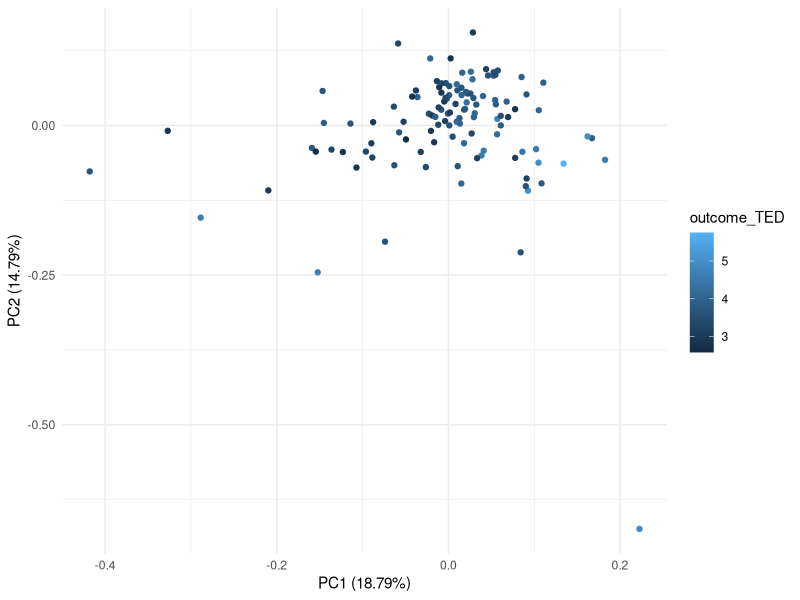
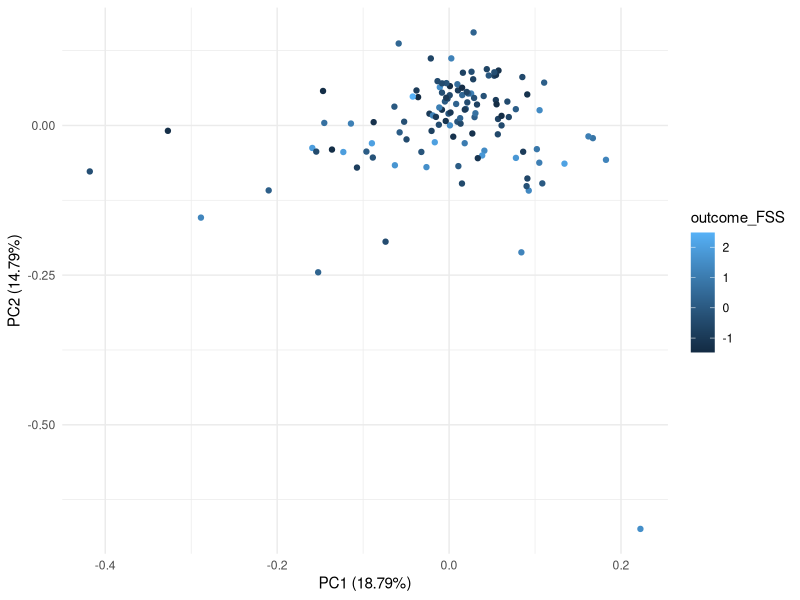
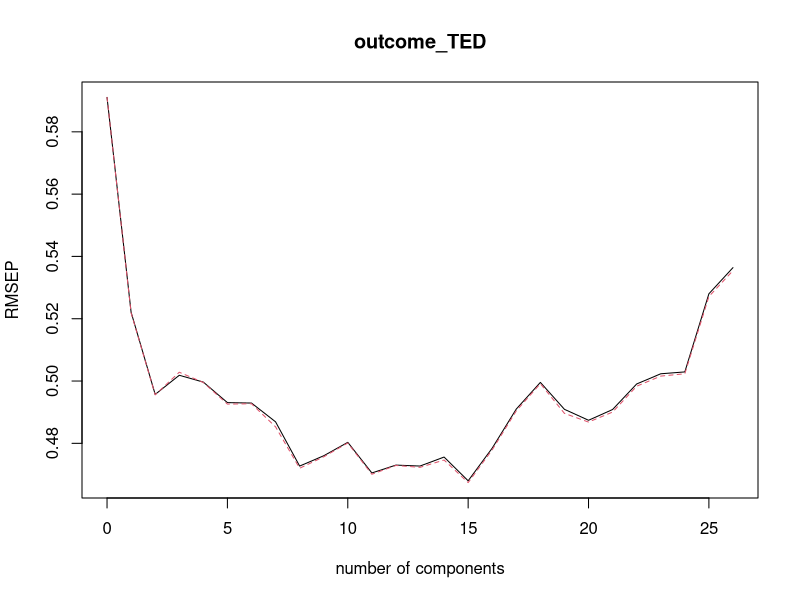
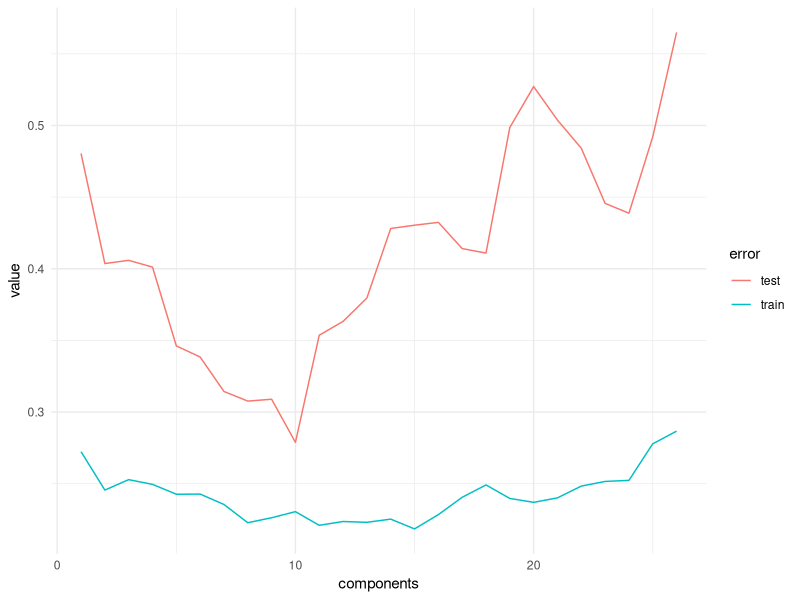
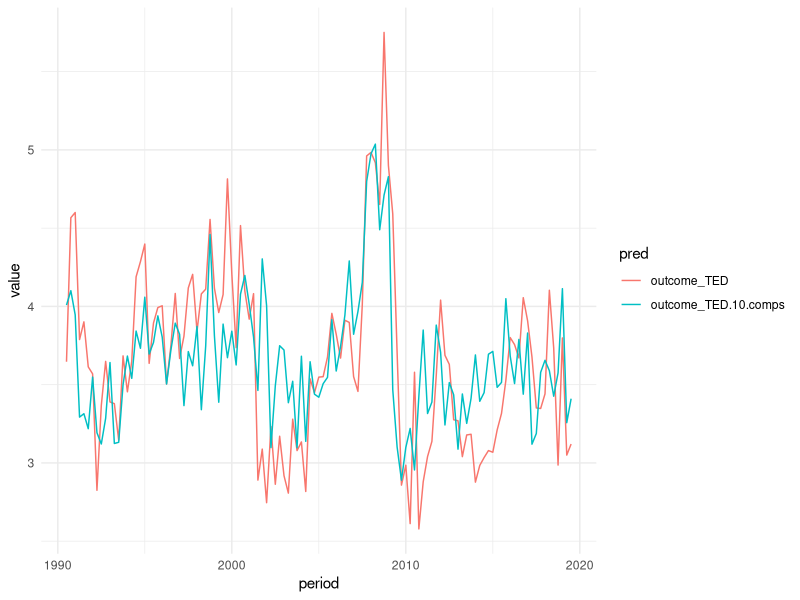

R code for these plots, in order:
library(tidyverse)
library(tseries)
library(forecast)
library(readxl)
library(ggfortify)
library(pls)
library(glmnet)
setwd("~/Dropbox/Documents/yale/senior/ECON_491_492/data/final datasets")

kiley = read_excel("kiley_labeled.xlsx") %>%
  select_at(3:29) %>%
  mutate_all(as.numeric) 

trends = sapply(kiley, ndiffs, alpha = 0.05, test = "adf")

kiley_stationary = data.frame(sapply(kiley, diff)) %>%
  select_at(-1) %>%
  mutate_all(scale)

# are we seeing clusters that correspond to elevated values of the ted spread? let's color the plot by the outcome to check
kileyPCA = prcomp(kiley_stationary)
summary(kileyPCA)
dfPCA = as_tibble(kileyPCA$rotation) %>%
  mutate(feature = rownames(kileyPCA$rotation)) %>%
  arrange(-PC1)

# check log ted spread
outcome_TED = log(kiley$outcome_TEDspread[2:118])
df_outcome = cbind(kiley_stationary, outcome_TED)
autoplot(kileyPCA, data = df_outcome, colour = 'outcome_TED') +
  theme_minimal()

# check fss
FSS = read_csv('FSS_scores_all.csv')
outcome_FSS = (FSS$score[2:118] - mean(FSS$score[2:118]))/sd(FSS$score[2:118])
df_FSS = cbind(kiley_stationary, outcome_FSS)

autoplot(kileyPCA, data = df_FSS, colour = 'outcome_FSS') +
  theme_minimal()

### fit pc and pls regression models
kiley_TED = cbind(kiley_stationary, outcome_TED)
kiley_FSS = cbind(kiley_stationary, outcome_FSS)

# train-test split
idx = sample(nrow(kiley_TED), size = 0.8 * nrow(kiley_TED))
kiley_TED_train = kiley_TED[idx,]
kiley_TED_test = kiley_TED[-idx,]

# fit models
pc_TED = pcr(outcome_TED ~., data = kiley_TED_train, validation = "LOO")
validationplot(pc_TED)
mse_train = as.numeric(t(data.frame(MSEP(pc_TED)$val)[2,]))[2:27]

# minimize test MSE (still really frickin high)
mse = vector(mode = 'numeric', length = length(1:26))
for (i in 1:26) {
  pred_TED = predict(pc_TED, ncomp = i, newdata = kiley_TED_test)
  mse[i] = mean((pred_TED - kiley_TED_test$outcome_TED)**2)
}

# plot train and test loss
error = data.frame(mse_train, mse, 1:26) 
colnames(error) = c("train", "test", "components")
error_plot = error %>%
  pivot_longer(cols = c(train, test), names_to = "error", values_to = "value")

ggplot(error_plot) +
  geom_line(aes(x = components, y = value, color = error)) +
  theme_minimal()

opt = which.min(mse)
pred_pc = predict(pc_TED, ncomp = opt, newdata = kiley_stationary)
df = data.frame(period = seq(1990.5, 2019.5, by = 0.25), outcome_TED, pred_pc) %>%
  pivot_longer(2:3, names_to = "pred", values_to = "value")
                
ggplot(df) +
  geom_line(aes(x = period, y = value, color = pred)) +
  theme_minimal()
